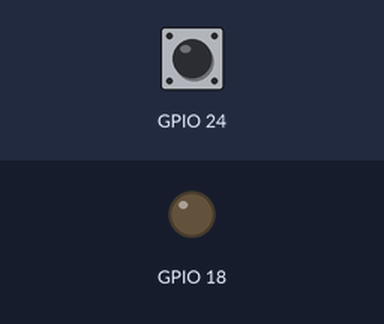
Recording of a program running on a simulated Raspberry Pi (BCM pin numbers). Shown: output pins drawn as LEDs (lit = HIGH). The test bench sets the inputs (shaded band); at power-on: GPIO 24 LOW.

Above: at 1.2 s.
1.3 s: GPIO 24 pulled HIGH for 0.15 s
At 1.37 s:
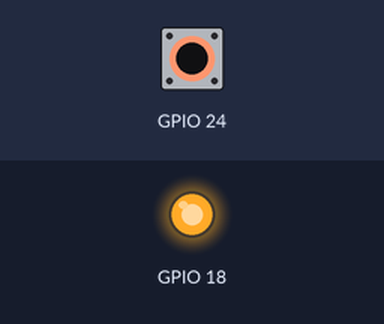
2.9 s: GPIO 24 pulled HIGH for 3.2 s
At 7.1 s:
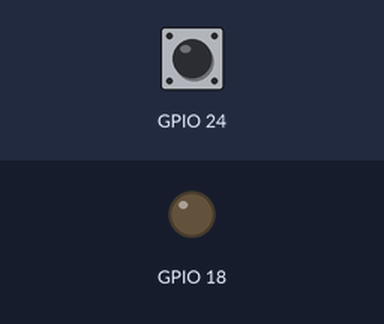
Timing chart, 0 to 8.6 s (numbered marks = the images above; inputs shaded):
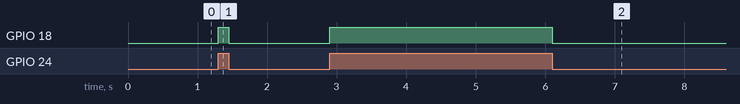

Measured:
- after the input at 1.3 s, GPIO 18: LOW → HIGH at once, → LOW 0.15 s later
- after the input at 2.9 s, GPIO 18: LOW → HIGH at once, → LOW 3.2 s later

The program:

frog01.py
```python
import RPi.GPIO as GPIO
from time import sleep

GPIO.setmode(GPIO.BCM)
GPIO.setup(18, GPIO.OUT)
#GPIO.setup(24, GPIO.IN )   #
GPIO.setup(24, GPIO.IN, pull_up_down=GPIO.PUD_DOWN)

try:
    while True:
        if GPIO.input(24) == GPIO.HIGH:
            GPIO.output(18, GPIO.HIGH)
        else:
            GPIO.output(18, GPIO.LOW)
        sleep(0.01)

except KeyboardInterrupt:
    print "imada!!!"
    pass

#except:    # also work
#    print "imada!!!"
#    pass


#GPIO.cleanup(25)    #only GPIO25
GPIO.cleanup()    #all GPIO
```
